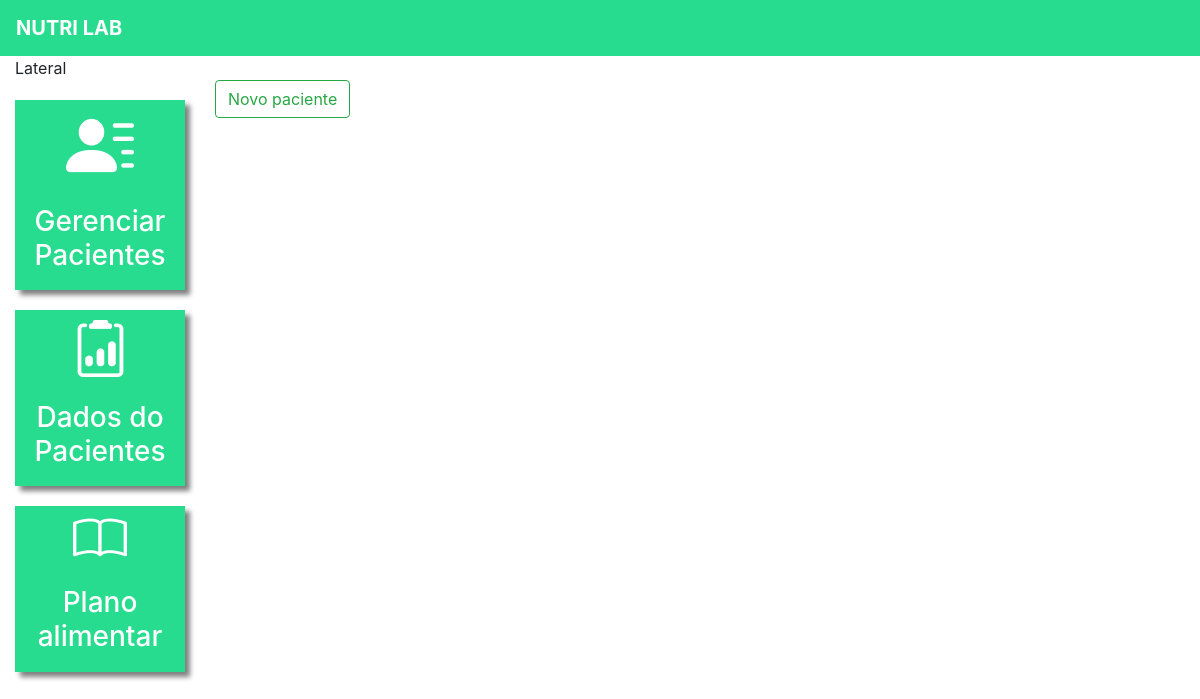
/patient/ (signed in), run on an earlier commit of the app's database.
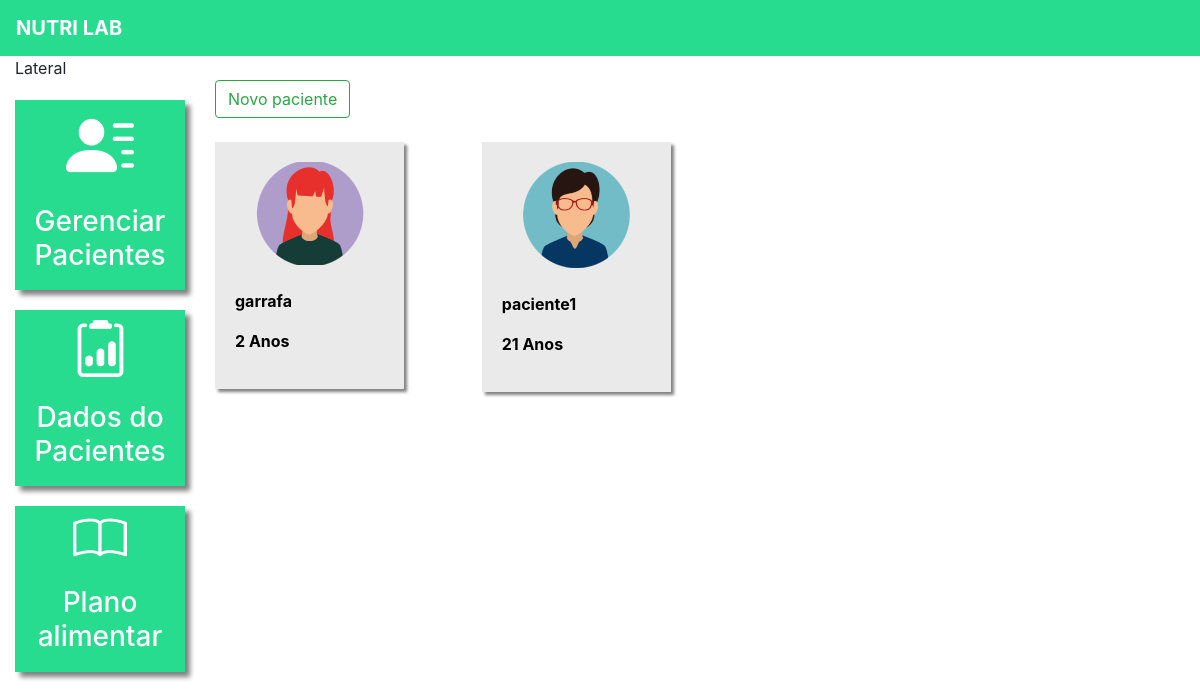
And on a later commit of the database.
### main/models.py (models this page shows, shortened)
class Pacientes(models.Model):
    choices_sexo = (('F', 'Feminino'),
                    ('M', 'Maculino'))
    nome = models.CharField(max_length=50)
    sexo = models.CharField(max_length=1, choices=choices_sexo)
    idade = models.IntegerField()
    email = models.EmailField()
    telefone = models.CharField(max_length=19)
    nutri = models.ForeignKey(User, on_delete=models.CASCADE)

### main/views.py (the view, shortened to what this page needs)
# urls.py: path('patient/', views.patient, name='patient'),
@login_required(login_url='/auth/login/')
def patient(request):
    if request.method == "GET":
        pacientes = Pacientes.objects.filter(nutri=request.user)
        return render(request, 'main.html', {'pacientes': pacientes})
        return render(request,'main.html')

### main/templates/main.html (shortened to what this page needs)
{% extends 'base_main.html' %}
{% load static %}
{% block 'main'%}
    <br>
<button type="button" class="btn btn-outline-success" data-toggle="modal" data-target="#modal">
  Novo paciente
</button>
<br>
<br>
<div  class="row">
    {% for paciente in pacientes %}
    <div class="col-md-4">
        <a href="#" class="link-hover">
            <div class="card-paciente">
                <div class="foto-perfil">
                    {% if paciente.sexo == "M"%}
                        <img src="{% static 'main/img/perfil2.png' %}">
                    {% else %}
                        <img src="{% static 'main/img/perfil1.png' %}">
                    {% endif %}
                </div>
                <br>
                <p class="dados">{{paciente.nome}} </p>
                <p class="dados">{{paciente.idade}} Anos </p>
            </div>
        </a>
    </div>
    {% endfor %}
</div>
{% endblock%}

What changed in the data, as far as the page shows it:
added Pacientes: nome "garrafa", idade "2"
added Pacientes: nome "paciente1", idade "21"
